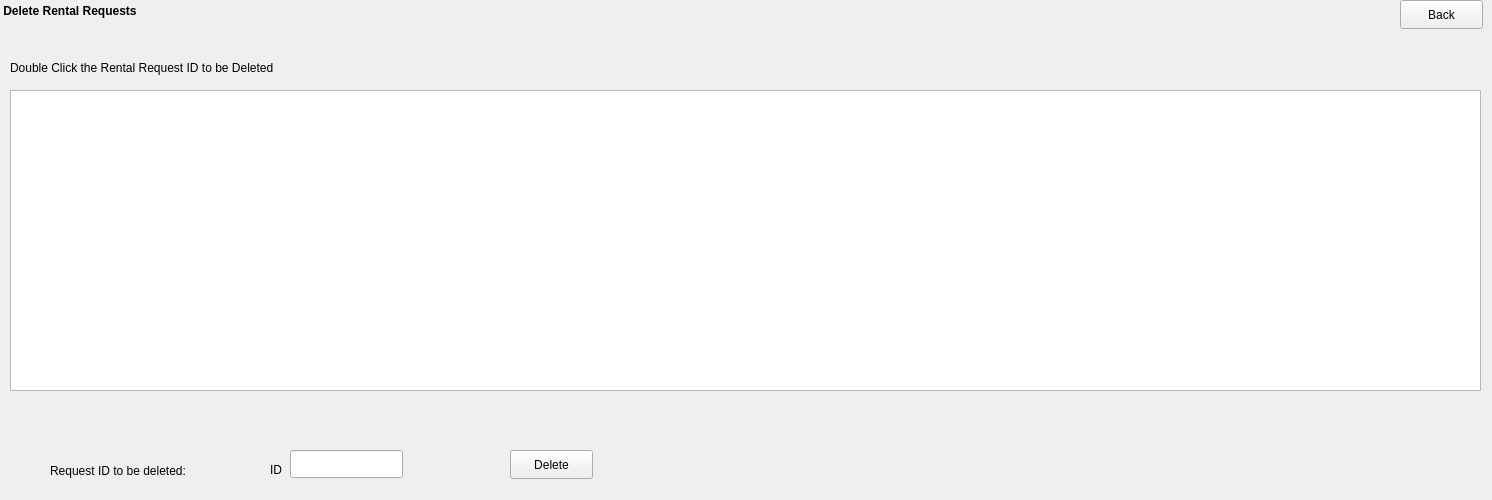
    <widget class="QWidget" name="page_9">
     <widget class="QLabel" name="label_11">
      <property name="geometry">
       <rect>
        <x>0</x>
        <y>0</y>
        <width>171</width>
        <height>21</height>
       </rect>
      </property>
      <property name="font">
       <font>
        <bold>true</bold>
       </font>
      </property>
      <property name="text">
       <string> Delete Rental Requests</string>
      </property>
     </widget>
     <widget class="QPushButton" name="Delete_Rental_Request_Back">
      <property name="geometry">
       <rect>
        <x>1400</x>
        <y>0</y>
        <width>83</width>
        <height>29</height>
       </rect>
      </property>
      <property name="text">
       <string>Back</string>
      </property>
     </widget>
     <widget class="QLabel" name="label_77">
      <property name="geometry">
       <rect>
        <x>10</x>
        <y>60</y>
        <width>491</width>
        <height>16</height>
       </rect>
      </property>
      <property name="text">
       <string>Double Click the Rental Request ID to be Deleted </string>
      </property>
     </widget>
     <widget class="QTableView" name="DeleteRentalRequest_tableView">
      <property name="geometry">
       <rect>
        <x>10</x>
        <y>90</y>
        <width>1471</width>
        <height>301</height>
       </rect>
      </property>
     </widget>
     <widget class="QLabel" name="label_78">
      <property name="geometry">
       <rect>
        <x>50</x>
        <y>450</y>
        <width>181</width>
        <height>41</height>
       </rect>
      </property>
      <property name="text">
       <string>Request ID to be deleted:</string>
      </property>
     </widget>
     <widget class="QLineEdit" name="DeleteRentalRequest_ID">
      <property name="geometry">
       <rect>
        <x>290</x>
        <y>450</y>
        <width>113</width>
        <height>28</height>
       </rect>
      </property>
     </widget>
     <widget class="QLabel" name="label_79">
      <property name="geometry">
       <rect>
        <x>270</x>
        <y>460</y>
        <width>63</width>
        <height>20</height>
       </rect>
      </property>
      <property name="text">
       <string>ID</string>
      </property>
     </widget>
     <widget class="QPushButton" name="DeleteRentalRequest_Delete">
      <property name="geometry">
       <rect>
        <x>510</x>
        <y>450</y>
        <width>83</width>
        <height>29</height>
       </rect>
      </property>
      <property name="text">
       <string>Delete</string>
      </property>
     </widget>
    </widget>
